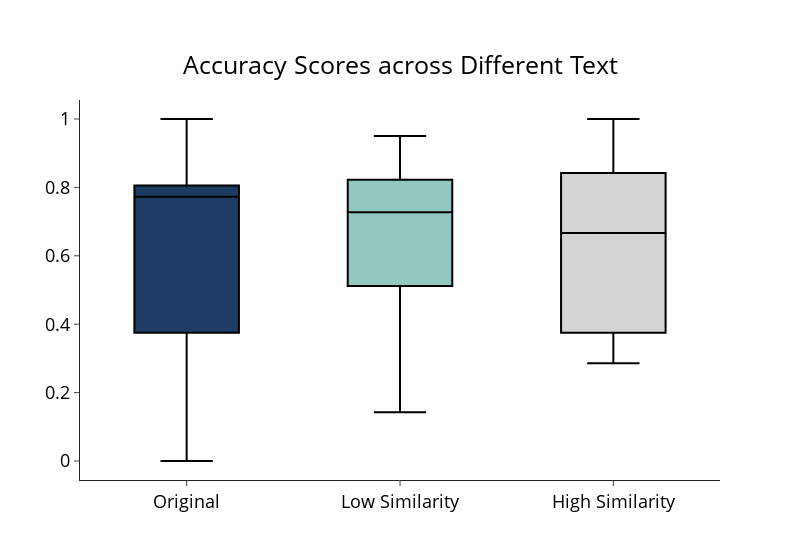

Write notebook code for a chart like this one.
### Code cell
data = {
    'Original': [1.0000, 0.8636, 0.5714, 0.8077, 0.5000, 0.8000, 0.6818, 0.1429, 0.7885, 0.3333, 0.8000, 0.7727, 0.2857, 0.9423, 0.0000],
    'Low Similarity': [0.7000, 0.7273, 0.2857, 0.9038, 0.8333, 0.7500, 0.5455, 0.4286, 0.7308, 0.8333, 0.9500, 0.5455, 0.1429, 0.7885, 0.5000],
    'High Similarity': [0.9500, 0.8182, 0.7143, 0.5577, 0.3333, 0.8500, 0.5000, 0.2857, 0.7308, 0.3333, 1.0000, 0.5909, 0.2857, 0.8654, 0.6667]
}

# Create the figure
fig = go.Figure()

custom_colors = ['#1c3c63', '#93c8c0', '#d3d5d4']
# Loop through each key (column name) and its corresponding color
for i, (col, color) in enumerate(zip(data, custom_colors)):
    fig.add_trace(go.Box(y=data[col], name=col,
                         line_color='black',
                         fillcolor=color))  # Set the color of each box plot

# Update the layout to add title, adjust the title position and set figure width
fig.update_layout(
    title={
        'text': 'Accuracy Scores across Different Text',
        'y': 0.9,
        'x': 0.5,
        'xanchor': 'center',
        'yanchor': 'top'
    },
    width=800,
    showlegend=False  # This is to group the boxes side by side. Remove if not necessary
)

### Figure 1 — Plotly figure (JSON) as saved in the notebook; plotly's stock layout.template omitted (floating-point values rounded to 4 significant figures)
{"data": [{"fillcolor": "#1c3c63", "line": {"color": "black"}, "name": "Original", "type": "box", "y": [1, 0.8636, 0.5714, 0.8077, 0.5, 0.8, 0.6818, 0.1429, 0.7885, 0.3333, 0.8, 0.7727, 0.2857, 0.9423, 0]}, {"fillcolor": "#93c8c0", "line": {"color": "black"}, "name": "Low Similarity", "type": "box", "y": [0.7, 0.7273, 0.2857, 0.9038, 0.8333, 0.75, 0.5455, 0.4286, 0.7308, 0.8333, 0.95, 0.5455, 0.1429, 0.7885, 0.5]}, {"fillcolor": "#d3d5d4", "line": {"color": "black"}, "name": "High Similarity", "type": "box", "y": [0.95, 0.8182, 0.7143, 0.5577, 0.3333, 0.85, 0.5, 0.2857, 0.7308, 0.3333, 1, 0.5909, 0.2857, 0.8654, 0.6667]}], "layout": {"showlegend": false, "title": {"text": "Accuracy Scores across Different Text", "x": 0.5, "xanchor": "center", "y": 0.9, "yanchor": "top"}, "width": 800}}
